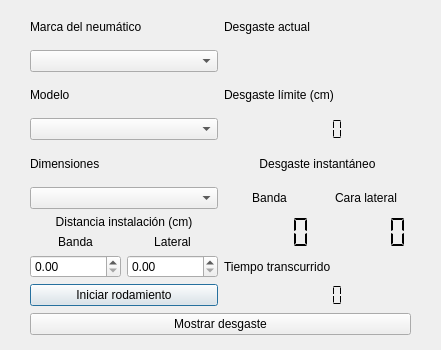
<?xml version="1.0" encoding="UTF-8"?>
<ui version="4.0">
 <class>desgaste_lim</class>
 <widget class="QDialog" name="desgaste_lim">
  <property name="geometry">
   <rect>
    <x>0</x>
    <y>0</y>
    <width>441</width>
    <height>350</height>
   </rect>
  </property>
  <property name="windowTitle">
   <string>Medidor Desgaste</string>
  </property>
  <widget class="QWidget" name="gridLayoutWidget">
   <property name="geometry">
    <rect>
     <x>30</x>
     <y>10</y>
     <width>381</width>
     <height>325</height>
    </rect>
   </property>
   <layout class="QGridLayout" name="gridLayout">
    <item row="5" column="1">
     <layout class="QHBoxLayout" name="horizontalLayout_2">
      <item>
       <widget class="QLabel" name="label_8">
        <property name="text">
         <string>Banda</string>
        </property>
        <property name="alignment">
         <set>Qt::AlignCenter</set>
        </property>
       </widget>
      </item>
      <item>
       <widget class="QLabel" name="label_9">
        <property name="text">
         <string>Cara lateral</string>
        </property>
        <property name="alignment">
         <set>Qt::AlignCenter</set>
        </property>
       </widget>
      </item>
     </layout>
    </item>
    <item row="8" column="0">
     <widget class="QPushButton" name="boton_tiempo_rodamiento">
      <property name="text">
       <string>Iniciar rodamiento</string>
      </property>
     </widget>
    </item>
    <item row="4" column="1">
     <widget class="QLabel" name="label_3">
      <property name="text">
       <string>Desgaste instantáneo</string>
      </property>
      <property name="alignment">
       <set>Qt::AlignCenter</set>
      </property>
     </widget>
    </item>
    <item row="0" column="0">
     <widget class="QLabel" name="label">
      <property name="text">
       <string>Marca del neumático</string>
      </property>
     </widget>
    </item>
    <item row="6" column="1">
     <layout class="QHBoxLayout" name="horizontalLayout">
      <item>
       <widget class="QLCDNumber" name="desgaste_inst_banda">
        <property name="frameShape">
         <enum>QFrame::NoFrame</enum>
        </property>
        <property name="frameShadow">
         <enum>QFrame::Plain</enum>
        </property>
        <property name="smallDecimalPoint">
         <bool>false</bool>
        </property>
        <property name="digitCount">
         <number>5</number>
        </property>
        <property name="segmentStyle">
         <enum>QLCDNumber::Flat</enum>
        </property>
        <property name="value" stdset="0">
         <double>0.000000000000000</double>
        </property>
       </widget>
      </item>
      <item>
       <widget class="QLCDNumber" name="desgaste_inst_later">
        <property name="frameShape">
         <enum>QFrame::NoFrame</enum>
        </property>
        <property name="frameShadow">
         <enum>QFrame::Plain</enum>
        </property>
        <property name="smallDecimalPoint">
         <bool>false</bool>
        </property>
        <property name="digitCount">
         <number>5</number>
        </property>
        <property name="segmentStyle">
         <enum>QLCDNumber::Flat</enum>
        </property>
        <property name="value" stdset="0">
         <double>0.000000000000000</double>
        </property>
       </widget>
      </item>
     </layout>
    </item>
    <item row="4" column="0">
     <widget class="QLabel" name="label_6">
      <property name="text">
       <string>Dimensiones</string>
      </property>
     </widget>
    </item>
    <item row="1" column="0">
     <widget class="QComboBox" name="marca_selector"/>
    </item>
    <item row="5" column="0">
     <widget class="QComboBox" name="dimensiones_selector"/>
    </item>
    <item row="2" column="1">
     <widget class="QLabel" name="label_5">
      <property name="text">
       <string>Desgaste límite (cm)</string>
      </property>
     </widget>
    </item>
    <item row="0" column="1">
     <widget class="QLabel" name="label_4">
      <property name="text">
       <string>Desgaste actual</string>
      </property>
     </widget>
    </item>
    <item row="3" column="0">
     <widget class="QComboBox" name="modelo_selector"/>
    </item>
    <item row="1" column="1">
     <widget class="QLabel" name="desgaste_act">
      <property name="text">
       <string/>
      </property>
     </widget>
    </item>
    <item row="2" column="0">
     <widget class="QLabel" name="label_2">
      <property name="text">
       <string>Modelo</string>
      </property>
     </widget>
    </item>
    <item row="8" column="1">
     <widget class="QLCDNumber" name="tiempo_rodamiento_lcd">
      <property name="frameShape">
       <enum>QFrame::NoFrame</enum>
      </property>
      <property name="frameShadow">
       <enum>QFrame::Plain</enum>
      </property>
      <property name="smallDecimalPoint">
       <bool>false</bool>
      </property>
      <property name="digitCount">
       <number>5</number>
      </property>
      <property name="segmentStyle">
       <enum>QLCDNumber::Flat</enum>
      </property>
      <property name="value" stdset="0">
       <double>0.000000000000000</double>
      </property>
     </widget>
    </item>
    <item row="9" column="0" colspan="2">
     <widget class="QPushButton" name="boton_mostrar_graf">
      <property name="text">
       <string>Mostrar desgaste</string>
      </property>
     </widget>
    </item>
    <item row="7" column="1">
     <widget class="QLabel" name="label_10">
      <property name="text">
       <string>Tiempo transcurrido</string>
      </property>
     </widget>
    </item>
    <item row="3" column="1">
     <widget class="QLCDNumber" name="desgaste_lim_lcd">
      <property name="frameShape">
       <enum>QFrame::NoFrame</enum>
      </property>
      <property name="frameShadow">
       <enum>QFrame::Plain</enum>
      </property>
      <property name="smallDecimalPoint">
       <bool>false</bool>
      </property>
      <property name="digitCount">
       <number>5</number>
      </property>
      <property name="segmentStyle">
       <enum>QLCDNumber::Flat</enum>
      </property>
      <property name="value" stdset="0">
       <double>0.000000000000000</double>
      </property>
     </widget>
    </item>
    <item row="6" column="0">
     <layout class="QVBoxLayout" name="verticalLayout">
      <item>
       <widget class="QLabel" name="label_7">
        <property name="text">
         <string>Distancia instalación (cm)</string>
        </property>
        <property name="alignment">
         <set>Qt::AlignCenter</set>
        </property>
       </widget>
      </item>
      <item>
       <layout class="QHBoxLayout" name="horizontalLayout_4">
        <item>
         <widget class="QLabel" name="label_11">
          <property name="text">
           <string>Banda</string>
          </property>
          <property name="alignment">
           <set>Qt::AlignCenter</set>
          </property>
         </widget>
        </item>
        <item>
         <widget class="QLabel" name="label_12">
          <property name="text">
           <string>Lateral</string>
          </property>
          <property name="alignment">
           <set>Qt::AlignCenter</set>
          </property>
         </widget>
        </item>
       </layout>
      </item>
     </layout>
    </item>
    <item row="7" column="0">
     <layout class="QHBoxLayout" name="horizontalLayout_5">
      <item>
       <widget class="QDoubleSpinBox" name="distancia_inst_banda"/>
      </item>
      <item>
       <widget class="QDoubleSpinBox" name="distancia_inst_lado"/>
      </item>
     </layout>
    </item>
   </layout>
  </widget>
 </widget>
 <resources/>
 <connections/>
</ui>
